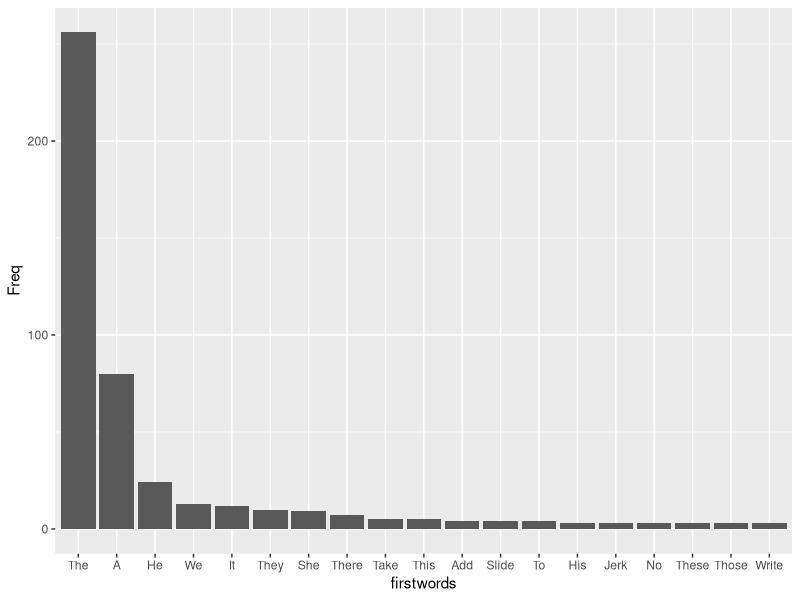
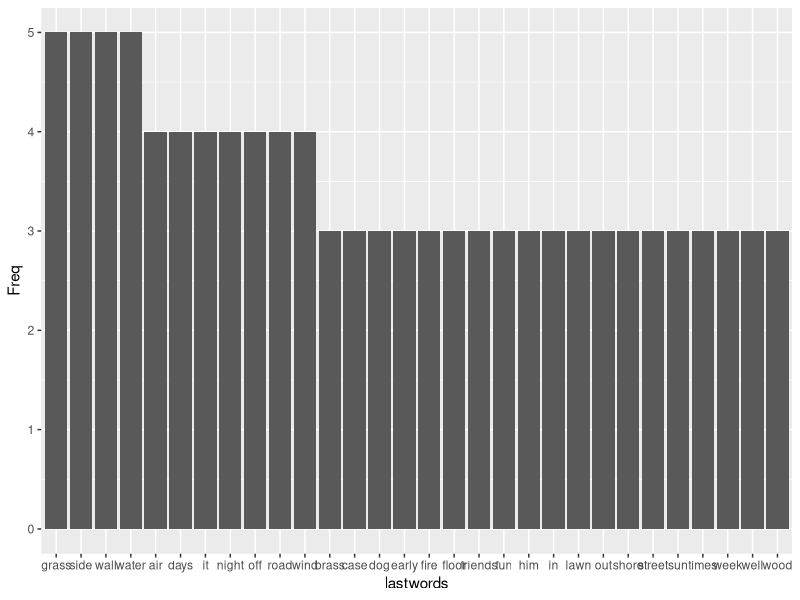

Recreate these plots in R, in order. (Note: this script raises an error after producing the figures.)
# using the purrr package and "map" functions
# map functions allow you to perform a similar action on a series of objects, elements, etc.
# can be like a replacement for 'for-loops'

library(tidyverse) # purrr comes packaged along with the tidyverse suite


# map() ####
# map is great at working with lists, and can perform some function on all elements of a list

# list refresher: ####
# lists can contain anything. You can mix characters, numerics, logicals, even data.frames!
mylist <- list(Obj1=1:10, # element 1 (named "Obj1") is a vector of the numbers 1-10
     Obj2=c("a","b","c"), # element 2 is a character vector of just a, b, and c
     Obj3=data.frame(Var1=rep(c("a","b"),each=5), # element 3 is a data frame with 3 columns defined here
                     Var2=rnorm(10),
                     Var3=letters[1:10]))
mylist

mylist[[1]] # extract elements from lists using double-brackets
mylist[1] # extract element, but returned as list
# make sure you can see the difference in those two!

length(mylist[[1]])
length(mylist[1]) # WTF!?



mylist[[1]][1] # get first element inside of the first element of a list
mylist[1][1] # why DOESN'T this give you the same thing?
mylist[1][[1]][1] # and why DOES this give the same thing?

mylist[["Obj3"]] # can use names of elements, if they have names
mylist[["Obj3"]][,"Var2"] # access "Var2" from inside "Obj3" in the list "mylist"

map(iris,is.factor) # map, by itself wants to return a list
map_lgl(iris,is.factor) # map_lgl forces "map" to return a "logical" type vector
map_dbl(iris,is.factor) # map_lgl forces "map" to return a "double" type vector (numeric)

# other variants are available such as map_if() which only applies the function to an element if it passes a test
l <- list(Var1=1:10,Var2=letters,Var3=1:100)
l
l %>% map(mean) # get NA for element 2, since it's a character vector and "mean" is meaningless
l %>% map_if(is.numeric,mean) # map_if() allows us to only apply mean() to elements that make sense


sentences # built-in character vector

# split it into a list, each element containing the sentence, but subdivided by word within that element
list_sentences <- str_split(sentences," ")
list_sentences


firstwords <- map_chr(list_sentences,1) # this shorthand function pulls the first item from each list element ("_chr" means it returns a character vector instead of another list)
firstwords

firstwords <- as.data.frame(table(firstwords)) # make a table of first-word counts
firstwords

firstwords %>% filter(Freq > 2) %>% # remove low-count words
  arrange(desc(Freq)) %>% # rearrange, mist-used at top
  mutate(firstwords = factor(firstwords,levels = firstwords)) %>% # re-code the factor levels to match this new order
    ggplot(aes(x=firstwords,y=Freq)) + geom_col() # simple bar chart of counts


# last-words is going to be tougher!
map_dbl(list_sentences,length) # the lengths of each sentence can vary, so we can't use the shorthand from line 28
summary(map_dbl(list_sentences,length))
map(list_sentences,9) # only some sentences have, say, 9 words...


# So, we can use "anonymous functions" inside of a map operation
# Anonymous functions are functions that is created and used, but never assigned to a variable.

# here's an example:
function(x){x+1}
nums <- 1:10
map_dbl(nums,function(x){x+1})

# look, I get that that's the exact same as doing:
nums + 1

# but it's more flexible.... for example we can use tail(x,1) to get the last element of any vector
tail(1:10,2) # last 2 elements of that vector
list(num=1:26,chr=letters) # a list, two elements, each element is it's own vector
tail(list(num=1:26,chr=letters),1) # last element of that list (which happens to be a character vector of length=26)


# performs the function on each element IN the list instead of "on" the list as a whole!
# But with map() functions, we can apply tail(x,1) to each internal element of a list
map_chr(list_sentences,function(x){tail(x,1)})  # anonymous function to pull last word, no matter length of sentence


lastwords <- map_chr(list_sentences,function(x){tail(x,1)}) %>%  
  str_remove("\\.") # have to use regex to escape-out the '.'

lastwords <- as.data.frame(table(lastwords))
lastwords %>% filter(Freq > 2) %>%
  arrange(desc(Freq)) %>%
  mutate(lastwords = factor(lastwords,levels = lastwords)) %>%
  ggplot(aes(x=lastwords,y=Freq)) + geom_col()



# try to figure out what the following line of code is doing...
map(list_sentences,function(x){str_trunc(string=x,width=3,ellipsis = "")})


  


# modify() ####

# modify_if() is another very handy tool from the purrr package:
str(iris)

# if a condition is matched, it will perform the designated function there, if not, it will ignore
iris %>%
  modify_if(is.factor, as.character) %>%
  str()

# Modify at specified depth (for more complex, nested lists...i.e., lists of lists)
l1 <- list(
  obj1 = list(
    prop1 = list(param1 = 1:2, param2 = 3:4),
    prop2 = list(param1 = 5:6, param2 = 7:8)
  ),
  obj2 = list(
    prop1 = list(param1 = 9:10, param2 = 11:12),
    prop2 = list(param1 = 12:14, param2 = 15:17)
  )
)
l1
length(l1)

# In the above list, "obj" is level 1, "prop" is level 2 and "param"
# is level 3. To apply sum() on all params, we map it at depth 3:
l1 %>% modify_depth(3, sum) %>% str()

# modify() lets us pluck the elements prop1/param2 in obj1 and obj2:
l1 %>% modify(c("prop1", "param2"))

list(l1[["obj1"]][[1]][2], l1[["obj2"]][[1]][2]) # the long, ugly way of doing the same thing (that dumps obj names, incidentally)




# reduce() ####
# reduce() is an operation that combines the elements of a vector into a single value by applying a function that takes two inputs.
?reduce
1:3 %>% reduce(sum)
1:10 %>% reduce(sum) # same as: 1+2+3+4+5+6+7+8+9+10



# make a few dataframe objects with similar columns
x <- data.frame(Var1=1:26,Var2=letters,Obj="a",Var3=rnorm(26,3))
y <- data.frame(Var1=27:52,Var2=letters,Obj="b",Var3=rnorm(26,5))
z <- data.frame(Var1=27:52,Var2=LETTERS,Obj="c",Var3=rnorm(26,7))


get("x") # "get()" can access objects by their names, programmatically
x # same output... but accessed differently

df_list <- c("x","y","z") # if we know the names of the objects, we can work on them all at once
df_list

str(map(df_list,get)) # we can apply the "get()" function on all at once, returning a list where each main element contains a dataframe
all_dfs <- map(df_list,get)
all_dfs # take a look at our new list


# reduce lets us pick a function to "condense" all the items in a list into one object!
joined_dfs <- reduce(all_dfs,full_join) # here, we use full_join() to join them all at once into a single dataframe
joined_dfs
# If you had dozens or hundreds of files, it would take ages to load them all and join them together without map() and reduce()


# reduce lets us use any function we can to reduce list objects:
str(all_dfs)
all_dfs %>% modify("Var3") %>% # pull out the numeric column of interest
  map(mean) %>% # apply mean() to each list element
  reduce(min) # find the minimum mean value of Var3 in each of those dataframes


l2 <- list(A=1:10,B=21:30,C=41:50)
l2means <- map(l2,mean)
  reduce(l2means,mean)

all_dfs %>% modify("Var3")

